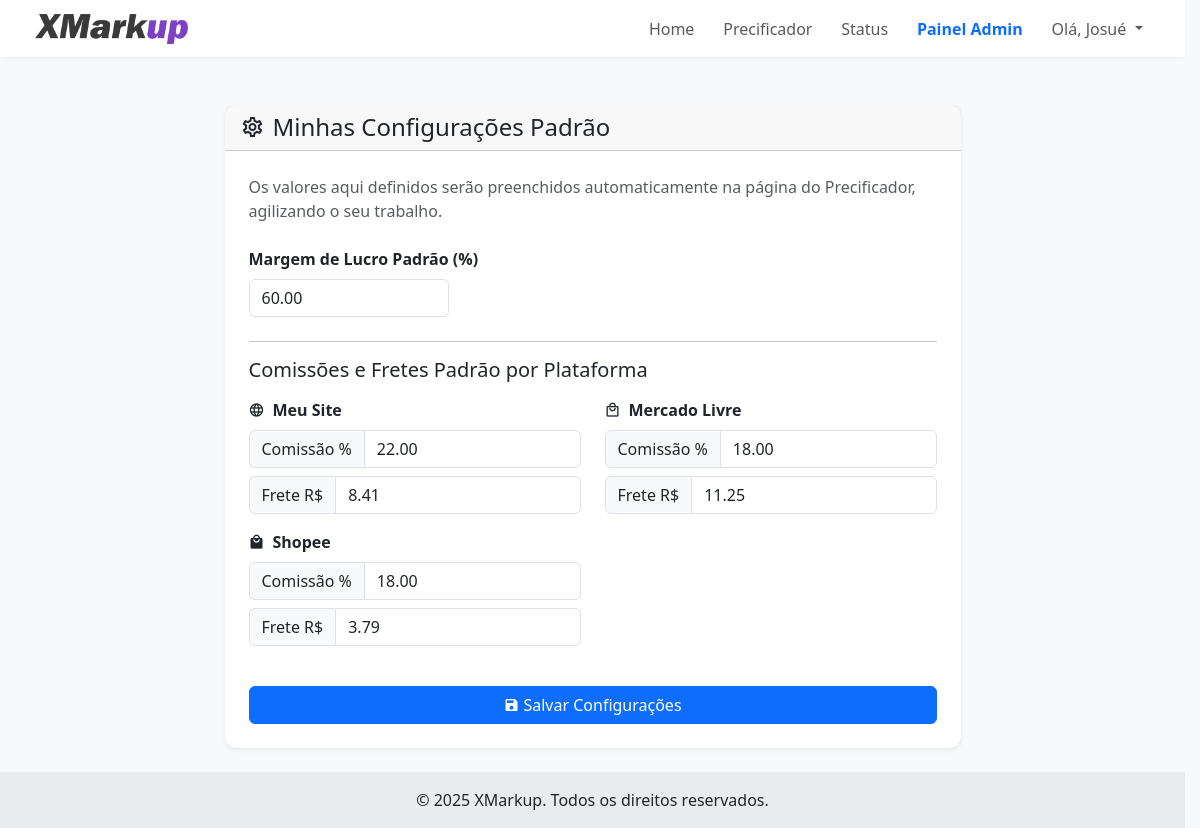
The app's page /settings (signed in), older data.
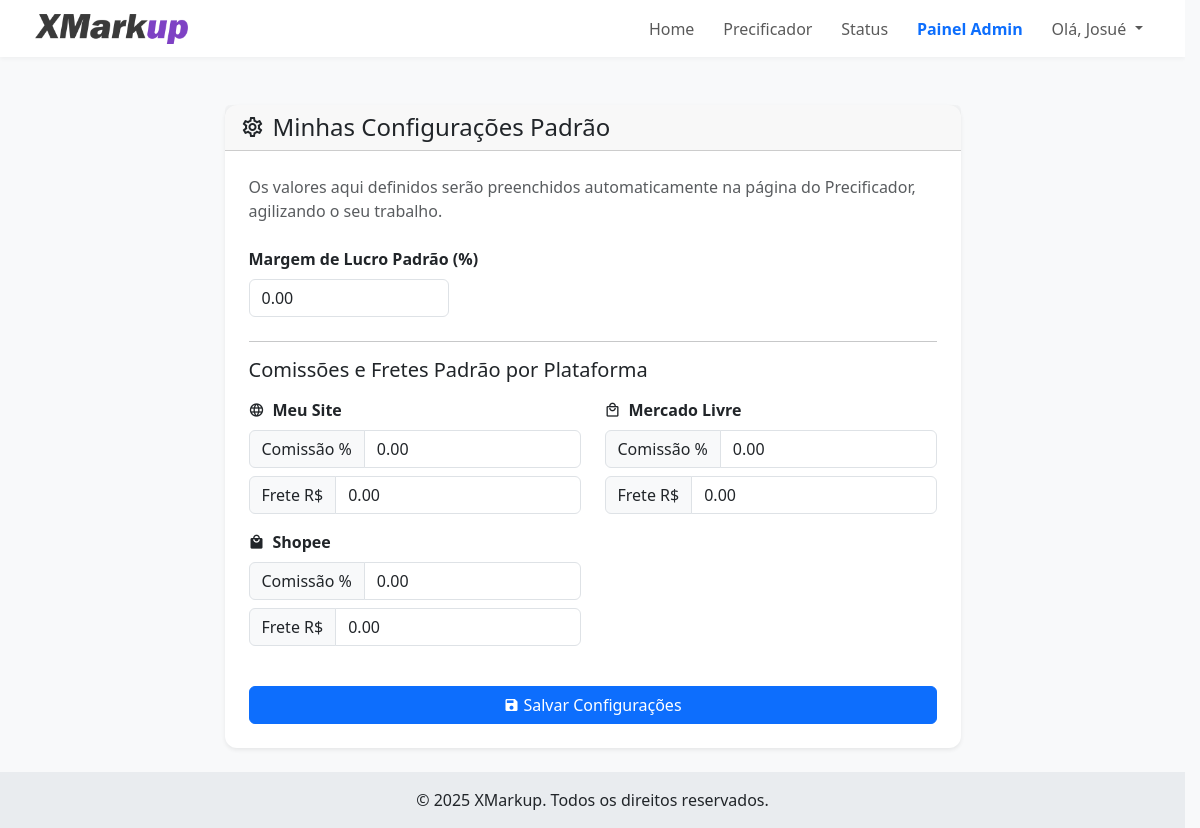
The same page, newer data.
### tables this page shows
CREATE TABLE users (
            id INTEGER PRIMARY KEY AUTOINCREMENT,
            email TEXT UNIQUE NOT NULL,
            password TEXT NOT NULL,
            nome_completo TEXT,
            empresa TEXT,
            telefone TEXT,
            ramo_atividade TEXT,
            marketplaces TEXT,
            is_admin BOOLEAN NOT NULL DEFAULT 0,
            
            -- COLUNAS DE GESTÃO DE CLIENTES --
            status_cliente TEXT NOT NULL DEFAULT 'Safira',
            precificacao_limit INTEGER NOT NULL DEFAULT 5,
            limit_reset_date TIMESTAMP,

            -- COLUNAS DE CONFIGURAÇÃO --
            default_margem REAL DEFAULT 0.0,
            default_comissao_site REAL DEFAULT 0.0,
            default_frete_site REAL DEFAULT 0.0,
            default_comissao_ml REAL DEFAULT 0.0,
            default_frete_ml REAL DEFAULT 0.0,
            default_comissao_shopee REAL DEFAULT 0.0,
            default_frete_shopee REAL DEFAULT 0.0,
            
            -- NOVAS COLUNAS PARA EXCLUSÃO DE CONTA --
            is_deleted BOOLEAN NOT NULL DEFAULT 0,
            deleted_at TIMESTAMP,
            delete_reason TEXT
        );

### app.py (the view, shortened to what this page needs)
@app.route('/settings', methods=['GET', 'POST'])
@login_required
def settings():
    db = get_db()
    user_settings = db.execute('SELECT * FROM users WHERE id = ?', (current_user.id,)).fetchone()
    return render_template('settings.html', user_settings=user_settings)

### app.py (called while the page is built)
@app.template_filter("input_num")
def format_for_input_filter(value):
    try:
        return f"{float(value):.2f}"
    except (ValueError, TypeError):
        return value

@login_manager.user_loader
def load_user(user_id):
    db = get_db()
    user_data = db.execute('SELECT * FROM users WHERE id = ?', (user_id,)).fetchone()
    if user_data:
        keys = user_data.keys()
        return User(
            id=user_data['id'],
            email=user_data['email'],
            password=user_data['password'],
            nome_completo=user_data['nome_completo'],
            is_admin=user_data['is_admin'] if 'is_admin' in keys else False,
            status_cliente=user_data['status_cliente'] if 'status_cliente' in keys else 'Safira',
            precificacao_limit=user_data['precificacao_limit'] if 'precificacao_limit' in keys else 5,
            limit_reset_date=user_data['limit_reset_date'] if 'limit_reset_date' in keys else None
        )
    return None

### database.py (called while the page is built)
def get_db():
    if 'db' not in g:
        g.db = sqlite3.connect(DATABASE_NAME)
        g.db.row_factory = sqlite3.Row
    return g.db

### templates/settings.html (shortened to what this page needs)
{% extends "base.html" %}
{% block content %}
<div class="container mt-4">
    <div class="row justify-content-center">
        <div class="col-lg-8">
            <div class="card shadow-sm">
                <div class="card-header">
                    <h4 class="mb-0"><span class="mdi mdi-cog-outline me-2"></span>Minhas Configurações Padrão</h4>
                </div>
                <div class="card-body p-4">
                    <p class="card-text text-muted mb-4">Os valores aqui definidos serão preenchidos automaticamente na página do Precificador, agilizando o seu trabalho.</p>
                    <form method="POST" action="{{ url_for('settings') }}">
                        <div class="mb-4">
                            <label for="default_margem" class="form-label fw-semibold">Margem de Lucro Padrão (%)</label>
                            <input type="number" step="any" min="0" name="default_margem" class="form-control" value="{{ user_settings.default_margem | input_num }}" style="max-width: 200px;">
                        </div>
                        <hr>
                        <h5 class="mb-3">Comissões e Fretes Padrão por Plataforma</h5>
                        <div class="row">
                            <div class="col-md-6 mb-3">
                                <label class="form-label fw-bold d-flex align-items-center"><span class="mdi mdi-web me-2"></span>Meu Site</label>
                                <div class="input-group mb-2">
                                    <span class="input-group-text">Comissão %</span>
                                    <input type="number" step="any" min="0" name="default_comissao_site" class="form-control" value="{{ user_settings.default_comissao_site | input_num }}">
                                </div>
                                <div class="input-group">
                                    <span class="input-group-text">Frete R$</span>
                                    <input type="number" step="any" min="0" name="default_frete_site" class="form-control" value="{{ user_settings.default_frete_site | input_num }}">
                                </div>
                            </div>
                            <div class="col-md-6 mb-3">
                                <label class="form-label fw-bold d-flex align-items-center"><span class="mdi mdi-shopping-outline me-2"></span>Mercado Livre</label>
                                <div class="input-group mb-2">
                                    <span class="input-group-text">Comissão %</span>
                                    <input type="number" step="any" min="0" name="default_comissao_ml" class="form-control" value="{{ user_settings.default_comissao_ml | input_num }}">
                                </div>
                                <div class="input-group">
                                    <span class="input-group-text">Frete R$</span>
                                    <input type="number" step="any" min="0" name="default_frete_ml" class="form-control" value="{{ user_settings.default_frete_ml | input_num }}">
                                </div>
                            </div>
                            <div class="col-md-6 mb-3">
                                <label class="form-label fw-bold d-flex align-items-center"><span class="mdi mdi-shopping me-2"></span>Shopee</label>
                                <div class="input-group mb-2">
                                    <span class="input-group-text">Comissão %</span>
                                    <input type="number" step="any" min="0" name="default_comissao_shopee" class="form-control" value="{{ user_settings.default_comissao_shopee | input_num }}">
                                </div>
                                <div class="input-group">
                                    <span class="input-group-text">Frete R$</span>
                                    <input type="number" step="any" min="0" name="default_frete_shopee" class="form-control" value="{{ user_settings.default_frete_shopee | input_num }}">
                                </div>
                            </div>
                        </div>
                        <div class="d-grid mt-4">
                            <button type="submit" class="btn btn-primary"><span class="mdi mdi-content-save me-1"></span>Salvar Configurações</button>
                        </div>
                    </form>
                </div>
            </div>
        </div>
    </div>
</div>
{% endblock %}

### templates/base.html (shortened to what this page needs)
<!DOCTYPE html>
<html lang="pt-br">
<head>
    <link href="https://cdn.jsdelivr.net/npm/bootstrap@5.3.3/dist/css/bootstrap.min.css" rel="stylesheet">
    <link rel="stylesheet" href="https://cdn.jsdelivr.net/npm/@mdi/font@7.4.47/css/materialdesignicons.min.css">
    <link rel="stylesheet" href="{{ url_for('static', filename='css/style.css') }}">
</head>
<body>
    <nav class="navbar navbar-expand-lg navbar-light bg-white sticky-top">
        <div class="container">
            <a class="navbar-brand" href="{{ url_for('home') }}">
                <img src="{{ url_for('static', filename='logo.png') }}" alt="XMarkup Logo" height="30" class="d-inline-block align-text-top">
            </a>
            <div class="collapse navbar-collapse" id="navbarNav">
                <ul class="navbar-nav ms-auto">
                    <li class="nav-item">
                        <a class="nav-link {% if request.endpoint == 'home' %}active{% endif %}" href="{{ url_for('home') }}">Home</a>
                    </li>
                    <li class="nav-item">
                        <a class="nav-link {% if request.endpoint == 'precificador' %}active{% endif %}" href="{{ url_for('precificador') }}">Precificador</a>
                    </li>
                    <li class="nav-item">
                        <a class="nav-link {% if request.endpoint == 'status' %}active{% endif %}" href="{{ url_for('status') }}">Status</a>
                    </li>
                    {% if current_user.is_authenticated %}
                        {% if current_user.is_admin %}
                        <li class="nav-item">
                            <a class="nav-link text-primary fw-bold {% if request.endpoint == 'admin_dashboard' %}active{% endif %}" href="{{ url_for('admin_dashboard') }}">Painel Admin</a>
                        </li>
                        {% endif %}
                        <li class="nav-item dropdown">
                            <a class="nav-link dropdown-toggle" href="#" id="navbarDropdown" role="button" data-bs-toggle="dropdown" aria-expanded="false">
                                Olá, {{ current_user.nome_completo.split(' ')[0] }}
                            </a>
                        </li>
                    {% endif %}
                </ul>
            </div>
            </div>
    </nav>
    <main class="py-4">
        {% block content %}{% endblock %}
    </main>
    <footer class="text-center p-3 mt-auto" style="background-color: #e9ecef;">
        <p class="mb-0">&copy; 2025 XMarkup. Todos os direitos reservados.</p>
    </footer>
</body>
</html>

### static/css/style.css (style rules this page uses)
html { scrollbar-gutter: stable; }
body { background-color: #f0f2f5; }
.card { border-radius: 0.75rem; border: none; box-shadow: 0 0.5rem 1rem rgba(0, 0, 0, 0.08); }
.mdi { margin-right: 0.5rem; }
.navbar-nav .nav-item { margin-left: 0.8rem; }
.navbar-nav .nav-link { padding: 0.5rem 1rem; border-radius: 50rem; transition: background-color 0.2s ease-in-out, color 0.2s ease-in-out; }

### templates/base.html (style rules this page uses)
body { background-color: #f8f9fa; min-height: 100vh; display: flex; flex-direction: column; }
main { flex: 1; }
.navbar { box-shadow: 0 2px 4px rgba(0,0,0,.04); }

Row changes from the older to the newer data that the page shows:
changed users "Josué": default_margem "60.00" → "0.00"; default_comissao_site "22.00" → "0.00"; default_frete_site "8.41" → "0.00"; default_comissao_ml "18.00" → "0.00"; default_frete_ml "11.25" → "0.00"; default_comissao_shopee "18.00" → "0.00"; default_frete_shopee "3.79" → "0.00"
